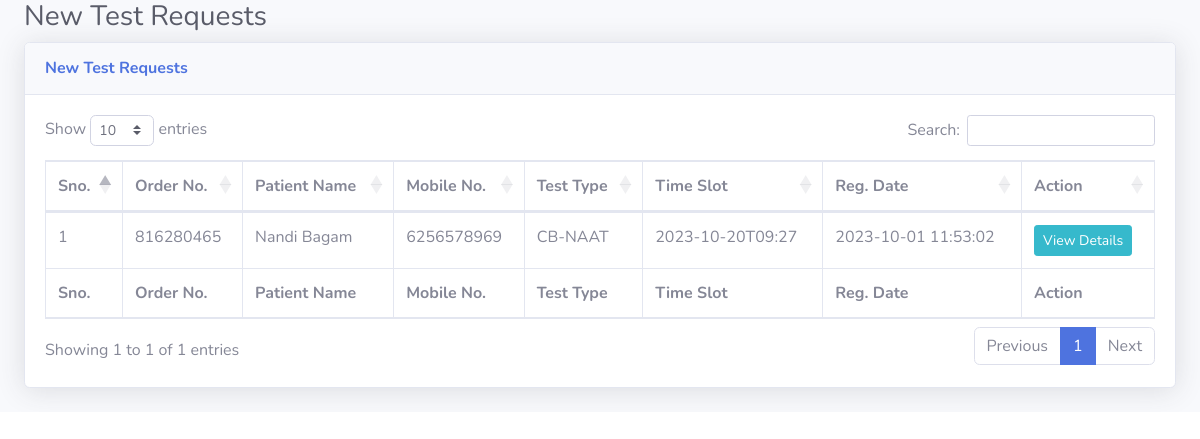
The page /new-test.php (signed in) on the database its author committed.
### tables this page shows
CREATE TABLE `tbltestrecord` (
  `id` int(11) NOT NULL,
  `OrderNumber` bigint(14) DEFAULT NULL,
  `PatientMobileNumber` bigint(14) DEFAULT NULL,
  `TestType` varchar(100) DEFAULT NULL,
  `TestTimeSlot` varchar(120) DEFAULT NULL,
  `ReportStatus` varchar(100) DEFAULT NULL,
  `FinalReport` varchar(150) DEFAULT NULL,
  `ReportUploadTime` varchar(200) DEFAULT NULL,
  `RegistrationDate` timestamp NULL DEFAULT current_timestamp(),
  `AssignedtoEmpId` varchar(150) DEFAULT NULL,
  `AssigntoName` varchar(180) DEFAULT NULL,
  `AssignedTime` varchar(100) DEFAULT NULL
);

CREATE TABLE `tblpatients` (
  `id` int(11) NOT NULL,
  `FullName` varchar(120) DEFAULT NULL,
  `MobileNumber` bigint(12) DEFAULT NULL,
  `DateOfBirth` date DEFAULT NULL,
  `GovtIssuedId` varchar(150) DEFAULT NULL,
  `GovtIssuedIdNo` varchar(150) DEFAULT NULL,
  `FullAddress` varchar(255) DEFAULT NULL,
  `State` varchar(200) DEFAULT NULL,
  `RegistrationDate` timestamp NOT NULL DEFAULT current_timestamp()
);

### new-test.php (the view, shortened to what this page needs)
<?php session_start();
if (strlen($_SESSION['aid']==0)) {
  header('location:logout.php');
  } else{
?>
<!DOCTYPE html>
<html lang="en">
<head>
    <link href="vendor/fontawesome-free/css/all.min.css" rel="stylesheet" type="text/css">
    <link href="css/sb-admin-2.min.css" rel="stylesheet">
    <link href="vendor/datatables/dataTables.bootstrap4.min.css" rel="stylesheet">
</head>
<body id="page-top">
    <div id="wrapper">
        <div id="content-wrapper" class="d-flex flex-column">
            <div id="content">
                <div class="container-fluid">
                    <h1 class="h3 mb-2 text-gray-800">New Test Requests</h1>
                    <div class="card shadow mb-4">
                        <div class="card-header py-3">
                            <h6 class="m-0 font-weight-bold text-primary">New Test Requests</h6>
                        </div>
                        <div class="card-body">
                            <div class="table-responsive">
                                <form name="assignto" method="post">
                    <table class="table table-bordered" id="dataTable" width="100%" cellspacing="0">
                                    <thead>
                                        <tr>
                                            <th>Sno.</th>
                                            <th>Order No.</th>
                                            <th>Patient Name</th>
                                            <th>Mobile No.</th>
                                            <th>Test Type</th>
                                            <th>Time Slot</th>
                                            <th>Reg. Date</th>
                                            <th>Action</th>
                                        </tr>
                                    </thead>
                                      <tfoot>
                                            <tr>
                                            <th>Sno.</th>
                                            <th>Order No.</th>
                                            <th>Patient Name</th>
                                            <th>Mobile No.</th>
                                            <th>Test Type</th>
                                            <th>Time Slot</th>
                                            <th>Reg. Date</th>
                                            <th>Action</th>
                                        </tr>
                                    </tfoot>
                                    <tbody>
<?php $query=mysqli_query($con,"select tbltestrecord.OrderNumber,tblpatients.FullName,tblpatients.MobileNumber,tbltestrecord.TestType,tbltestrecord.TestTimeSlot,tbltestrecord.RegistrationDate,tbltestrecord.id as testid from tbltestrecord
join tblpatients on tblpatients.MobileNumber=tbltestrecord.PatientMobileNumber
where ReportStatus is null
    ");
$cnt=1;
while($row=mysqli_fetch_array($query)){
?>
                                        <tr>
                                            <td><?php echo $cnt;?></td>
                                            <td><?php echo $row['OrderNumber'];?></td>
                                            <td><?php echo $row['FullName'];?></td>
                                            <td><?php echo $row['MobileNumber'];?></td>
                                            <td><?php echo $row['TestType'];?></td>
                                            <td><?php echo $row['TestTimeSlot'];?></td>
                                             <td><?php echo $row['RegistrationDate'];?></td>
                                            <td>
                                <a href="test-details.php?tid=<?php echo $row['testid'];?>&&oid=<?php echo $row['OrderNumber'];?>" class="btn btn-info btn-sm">View Details</a>
                            </td>
                                        </tr>
<?php $cnt++;} ?>
                                    </tbody>
                                </table>
                                     </form>
                            </div>
                        </div>
                    </div>
                </div>
            </div>
        </div>
    </div>
</body>
</html>
<?php } ?>

### rows shown on the page
tbltestrecord: OrderNumber "816280465", tblpatients.FullName "Nandi Bagam", tblpatients.MobileNumber "6256578969", TestType "CB-NAAT", TestTimeSlot "2023-10-20T09:27", RegistrationDate "2023-10-01 11:53:02"
